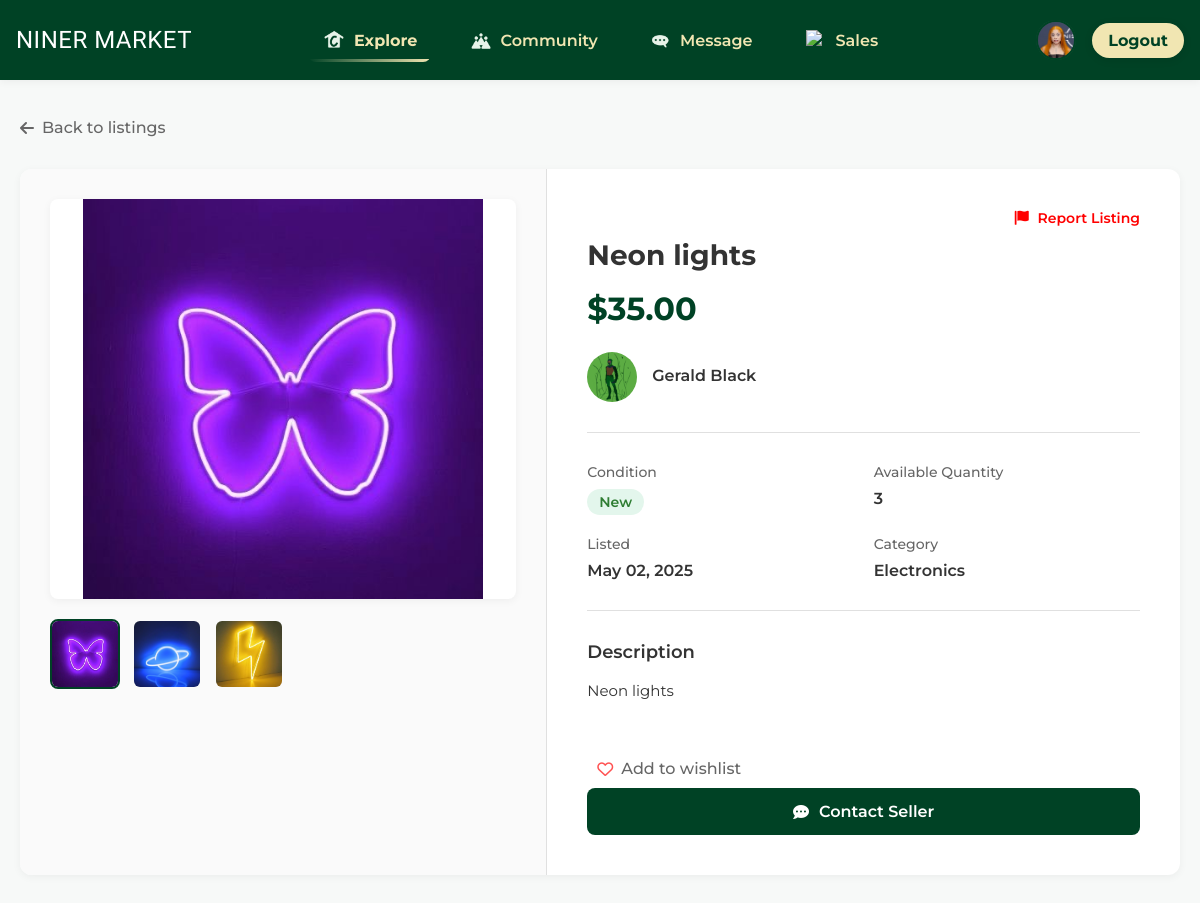
The page /explore/10/ (signed in) on the database its author committed.
### base/models.py (models this page shows, shortened)
class User(AbstractBaseUser, PermissionsMixin):
    email = models.EmailField(unique=True)
    first_name = models.CharField(max_length=30)
    last_name = models.CharField(max_length=30)
    profile_pic = models.ImageField(
        upload_to='static/images/profile_pics',
        null=True,
        blank=True,
        default='profile_pics/uncc-logo.png'
    )
    is_active = models.BooleanField(default=True)
    is_staff = models.BooleanField(default=False)
    objects = CustomUserManager()
    USERNAME_FIELD = 'email'
    REQUIRED_FIELDS = ['first_name', 'last_name']

class Listing(models.Model):
    PAYMENT_CHOICES = [
        ('cash', 'Cash'),
        ('paypal', 'PayPal'),
        ('venmo', 'Venmo'),
        ('zelle', 'Zelle'),
        ('cashapp', 'CashApp'),
        ('other', 'Other'),
    ]
    CONDITION_CHOICES = [
        ('used', 'Used'),
        ('new', 'New'),
    ]
    CATEGORY_CHOICES = [
        ('Electronics', 'Electronics'),
        ('Sports', 'Sports'),
        ('Clothing', 'Clothing'),
        ('Books', 'Books'),
        ('Furniture', 'Furniture'),
        ('Other', 'Other')
    ]
    title = models.CharField(max_length=100)
    description = models.TextField(default='No description provided.')
    price = models.DecimalField(max_digits=8, decimal_places=2)
    quantity = models.PositiveIntegerField(default=1)
    accepted_payments = models.CharField(max_length=255, null=True, blank=True)
    negotiable = models.BooleanField(default=False)
    condition = models.CharField(max_length=20, choices=CONDITION_CHOICES, default='used')
    created_by = models.ForeignKey('base.User', on_delete=models.CASCADE)
    created_at = created_at = models.DateTimeField(auto_now_add=True)
    category = models.CharField(max_length=50, choices=CATEGORY_CHOICES, default='Other')

class ListingImage(models.Model):
    listing = models.ForeignKey('Listing', related_name='images', on_delete=models.CASCADE)
    image = models.ImageField(upload_to='listing_images/')

### base/views.py (the view)
# urls.py: path('explore/<int:pk>/', views.explore_detail, name='explore_detail'),
@login_required
def explore_detail(request, pk):
    listing = get_object_or_404(Listing, pk=pk)
    reviews = listing.reviews.all().order_by('-created_at')
    if request.method == 'POST':
        form = ReviewForm(request.POST)
        if form.is_valid():
            review = form.save(commit=False)
            review.user = request.user
            review.listing = listing
            review.save()
            return redirect('explore_detail', pk=pk)
    else:
        form = ReviewForm()
    return render(request, 'base/explore_detail.html', {
        'listing': listing,
        'form': form,
        'reviews': reviews
    })

### base/templates/base/explore_detail.html (shortened to what this page needs)
{% load static %}
{% include 'navbar.html' %}
<!DOCTYPE html>
<html lang="en">
<head>
  <link rel="stylesheet" href="{% static 'css/explore_detail.css' %}">
  <link rel="stylesheet" href="https://cdnjs.cloudflare.com/ajax/libs/font-awesome/6.0.0/css/all.min.css">
</head>
<body>
  <div class="detail-wrapper">
    <a href="{% url 'explore' %}" class="back-link">
      <i class="fas fa-arrow-left"></i> Back to listings
    </a>
    <div class="product-card">
      <div class="product-grid">
        <div class="image-section">
          <img
            id="main-image"
            src="{% if listing.images.all %}{{ listing.images.all.0.image.url }}{% else %}{% static 'images/empty.png' %}{% endif %}"
            alt="{{ listing.title }}"
            class="product-image"
          >
          {% if listing.images.all.count > 1 %}
          <div class="additional-images">
            {% for img in listing.images.all %}
              <img
                src="{{ img.image.url }}"
                alt="{{ listing.title }} - Image {{ forloop.counter }}"
                class="thumbnail {% if forloop.first %}active{% endif %}"
                onclick="changeImage('{{ img.image.url }}', this)"
              >
            {% endfor %}
          </div>
          {% endif %}
        </div>
        <div class="product-info">
          <div class="report-wrapper">
            <a href="{% url 'report_listing' listing.id %}" class="report-link">
              <i class="fas fa-flag"></i> Report Listing
            </a>
          </div>
          <h1 class="product-title">{{ listing.title }}</h1>
          <div class="product-price">
            ${{ listing.price }}
          </div>
          <div class="seller-info">
            <img src="{% if listing.created_by.profile_pic %}{{ listing.created_by.profile_pic.url }}{% else %}{% static 'images/avatar.png' %}{% endif %}"
              alt="Seller Avatar"
              class="seller-avatar">
            <div class="seller-details">
              <div class="seller-name">{{ listing.created_by.first_name }} {{ listing.created_by.last_name }}</div>
            </div>
          </div>
          <div class="product-details">
            <div class="detail-item">
              <div class="detail-label">Condition</div>
              <div class="detail-value">
                <span class="badge {{ listing.condition|lower }}">{{ listing.get_condition_display }}</span>
              </div>
            </div>
            <div class="detail-item">
              <div class="detail-label">Available Quantity</div>
              <div class="detail-value">{{ listing.quantity }}</div>
            </div>
            <div class="detail-item">
              <div class="detail-label">Listed</div>
              <div class="detail-value">{{ listing.created_at|date:"F d, Y" }}</div>
            </div>
            <div class="detail-item">
              <div class="detail-label">Category</div>
              <div class="detail-value">
                  {{ listing.get_category_display }}
              </div>
            </div>
          </div>
          <div class="description-section">
            <h3 class="description-title">Description</h3>
            <div class="description-content">
              {% if listing.description %}
                {{ listing.description|linebreaks }}
              {% else %}
                <p>No description provided.</p>
              {% endif %}
            </div>
          </div>
          <div class="add-to-wishlist" id="wishlistButton">
            <i class="far fa-heart"></i> Add to wishlist
          </div>
          <a href="{% url 'message' slug=listing.created_by.first_name|lower|add:'-'|add:listing.created_by.last_name|lower %}" class="contact-button">
            <i class="fas fa-comment-dots"></i> Contact Seller
          </a>
        </div>
      </div>
    </div>
  </div>
</body>
</html>

### templates/navbar.html (shortened to what this page needs)
<!DOCTYPE html>
{% load static %}
<html lang="en">
<head>
    <link rel='stylesheet' href="{% static 'css/navbar.css' %}">
</head>
<body>
<div class="navbar">
    <div class="nav-left">
        <a href="{% url 'home' %}" class="logo">
            NINER MARKET
        </a>
    </div>
    <div class="nav-center">
        <div class="nav-icons" id="navMenu">
            <a href="{% url 'explore' %}" class="{% if request.path == '/explore/' %}active{% endif %}">
                <img src="{% static 'images/Home.png' %}" alt="explore"> Explore
            </a>
            <a href="{% url 'community' %}" class="{% if request.path == '/community/' %}active{% endif %}">
                <img src="{% static 'images/Community.png' %}" alt="community"> Community
            </a>
            <a href="{% url 'message' %}" class="{% if request.path == '/messages/' %}active{% endif %}">
                <img src="{% static 'images/Message.png' %}" alt="messages"> Message
            </a>
            <a href="{% url 'sales' %}" class="{% if request.path == '/sales/' %}active{% endif %}">
                <img src="{% static 'images/Sales.png' %}" alt="create listings"> Sales
            </a>
        </div>
    </div>
    <div class="nav-right">
        {% if user.is_authenticated %}
            <div class="desktop-buttons">
                <a href="{% url 'profile' %}" class="profile-icon">
                    <img src="{% if user.profile_pic %}{{ user.profile_pic.url }}{% else %}{% static 'images/emptyuserprofile.jpg' %}{% endif %}"
                         alt="Profile" class="nav-profile-pic">
                </a>
                <a href="{% url 'logout' %}" class="desktop-login">Logout</a>
            </div>
        {% else %}
            <a href="{% url 'login' %}" class="desktop-login">Login/Signup</a>
        {% endif %}
    </div>
</div>
</body>
</html>

### static/css/navbar.css (style rules this page uses)
:root { --color-main: #004225; --color-light-main: #00532e; --color-accent: #F1E6B2; --color-hover: #A49665; --color-white: #ffffff; --color-bg: #f0f5f0; --shadow-sm: 0 4px 12px rgba(0, 0, 0, 0.1); --shadow-md: 0 6px 18px rgba(0, 0, 0, 0.15); --transition-fast: 0.2s ease; --transition-medium: 0.3s ease; --transition-slow: 0.5s ease; }
* { margin: 0; padding: 0; box-sizing: border-box; font-family: "Montserrat", "Baloo 2", sans-serif; }
html { font-size: 62.5%; scroll-behavior: smooth; }
body { background: var(--color-bg); font-size: 1.6rem; min-height: 100vh; }
img { max-width: 100%; display: block; }
a { color: inherit; text-decoration: none; }
.navbar { position: fixed; top: 0; left: 0; right: 0; width: 100%; background-color: var(--color-main); padding: 0.75rem 1.6rem; display: flex; align-items: center; justify-content: space-between; box-shadow: var(--shadow-sm); z-index: 1000; height: 80px; flex-wrap: nowrap; transition: box-shadow var(--transition-medium), transform var(--transition-medium); border-radius: 0; }
.logo { font-family: "Fredoka One", cursive; font-size: 2.4rem; color: var(--color-white); letter-spacing: 0.5px; position: relative; overflow: hidden; transition: color var(--transition-medium), transform var(--transition-medium); }
.logo::after { content: ''; position: absolute; bottom: 0; left: 0; width: 0; height: 2px; background-color: var(--color-accent); transition: width var(--transition-medium); }
.nav-left { flex: 1; display: flex; align-items: center; }
.nav-center { flex: 2; display: flex; justify-content: center; align-items: center; }
.nav-right { flex: 1; display: flex; justify-content: flex-end; align-items: center; position: relative; }
.nav-icons { display: flex; align-items: center; gap: 2.4rem; }
.nav-icons a { color: var(--color-accent); font-weight: 600; padding: 1.2rem 1.6rem; border-radius: 8px; transition: all var(--transition-medium); display: flex; align-items: center; gap: 1rem; font-size: 1.6rem; position: relative; overflow: hidden; }
.nav-icons a::before { content: ''; position: absolute; bottom: 0; left: 50%; width: 0; height: 3px; background-color: var(--color-accent); transition: width var(--transition-medium), left var(--transition-medium); opacity: 0; }
.nav-icons a.active { font-weight: bold; position: relative; }
.nav-icons a.active::after { content: ''; position: absolute; bottom: 0; left: 0; width: 100%; height: 3px; background: linear-gradient(90deg, var(--color-main), var(--color-accent), var(--color-main)); background-size: 200% 200%; animation: gradientMove 3s ease infinite; }
.nav-icons img { width: 2rem; height: 2rem; transition: transform var(--transition-medium); }
.desktop-buttons { display: flex; align-items: center; gap: 1.6rem; }
.profile-icon { display: flex; align-items: center; justify-content: center; width: 4rem; height: 4rem; border-radius: 50%; background-color: rgba(255, 255, 255, 0.1); transition: all var(--transition-medium); }
.desktop-login, .mobile-login, .mobile-profile { color: var(--color-accent) !important; }
.desktop-login { display: flex; background-color: var(--color-accent); color: var(--color-main) !important; padding: 0.8rem 1.6rem; border: none; border-radius: 999px; font-weight: bold; transition: all var(--transition-medium); max-width: 100%; box-shadow: 0 2px 8px rgba(0, 0, 0, 0.1); }
.nav-profile-pic { width: 40px; height: 40px; border-radius: 50%; object-fit: cover; border: 2px solid var(--color-main); transition: transform 0.2s ease; }

### rows shown on the page
User: profile_pic (picture)
Listing: images.all.0.image (picture), title "Neon lights", price "35.00", created_by.profile_pic (picture), created_by.first_name "Gerald", created_by.last_name "Black", condition "New", quantity "3", created_at "May 02, 2025", category "Electronics", description "Neon lights"
ListingImage: image (picture)
ListingImage: image (picture)
ListingImage: image (picture)
